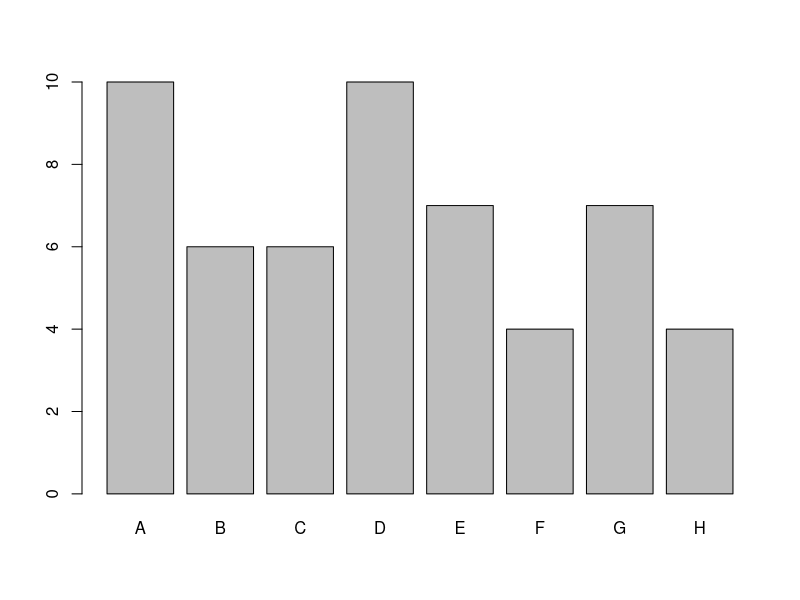
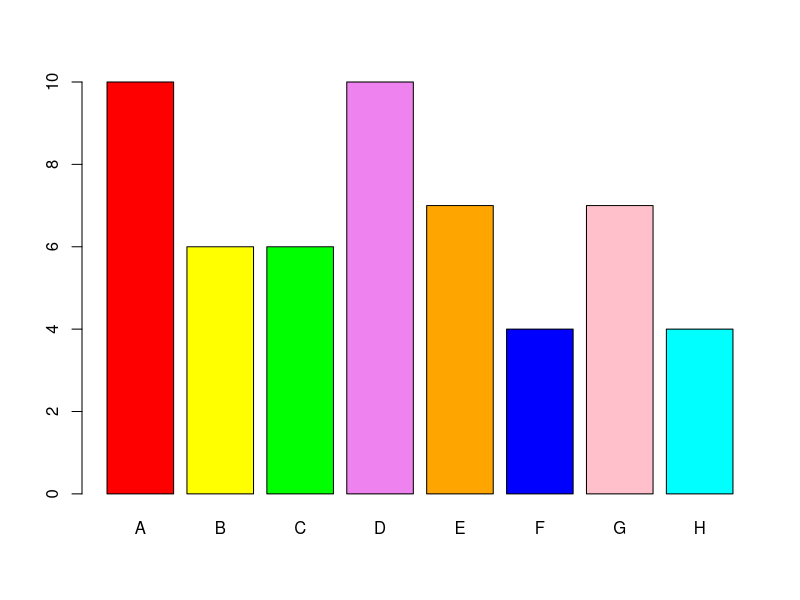
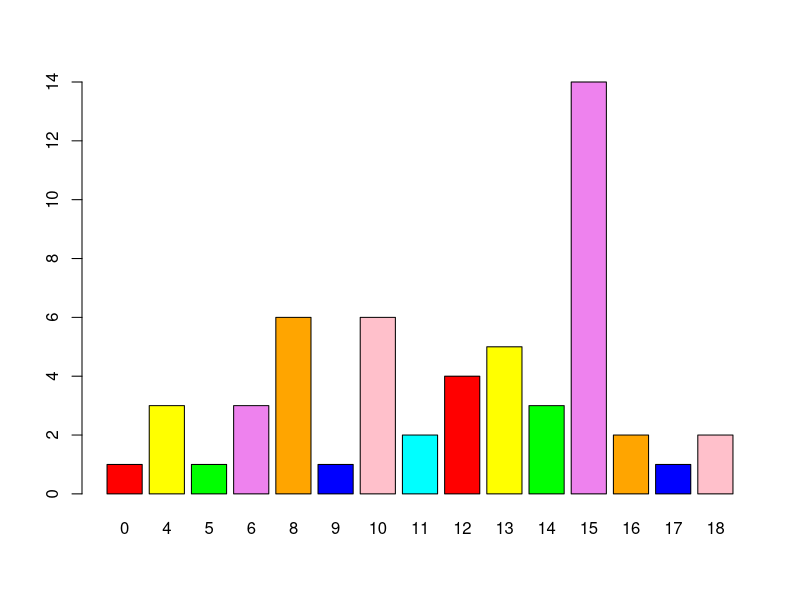
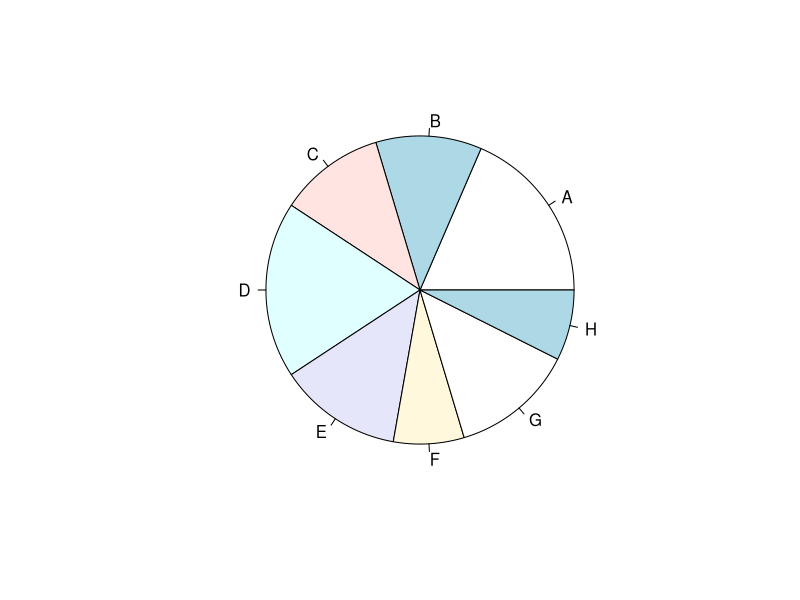
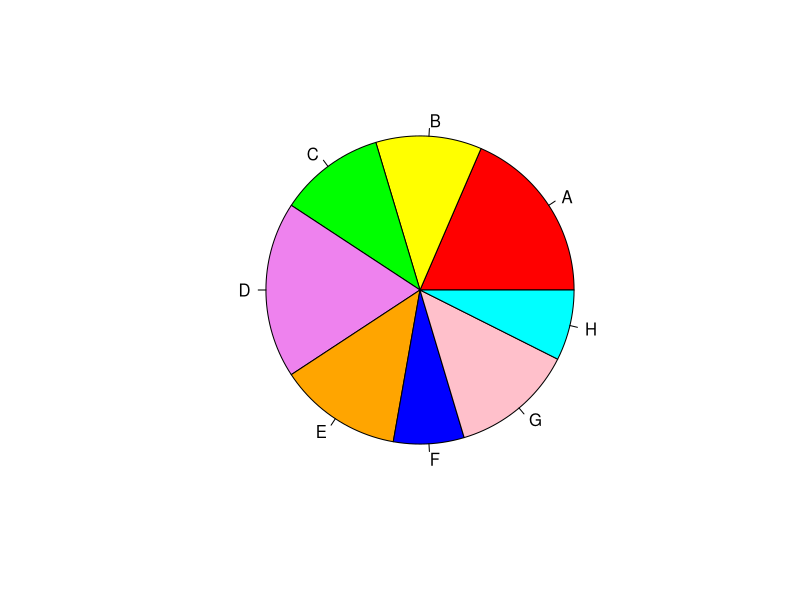
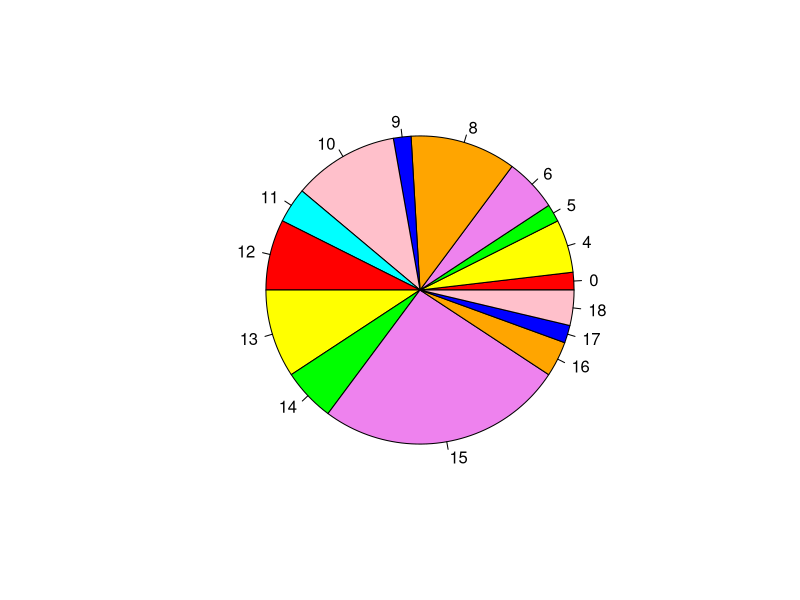
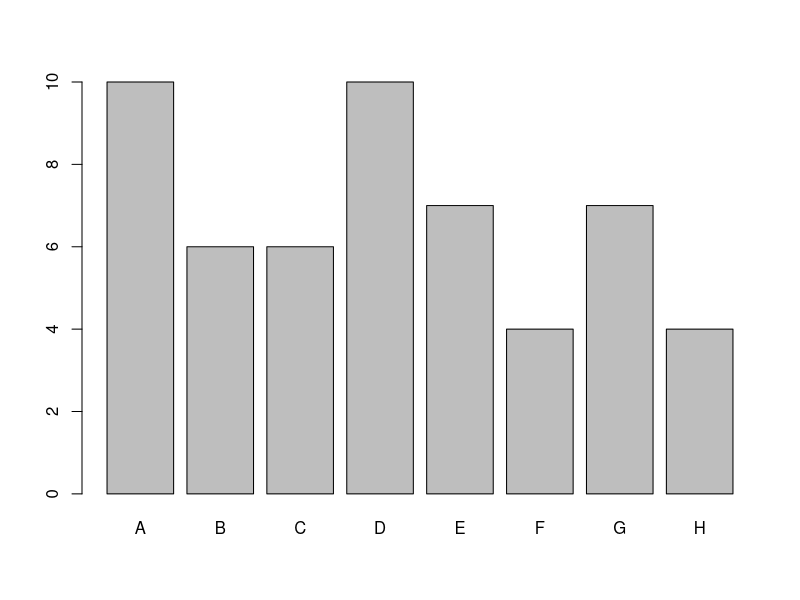
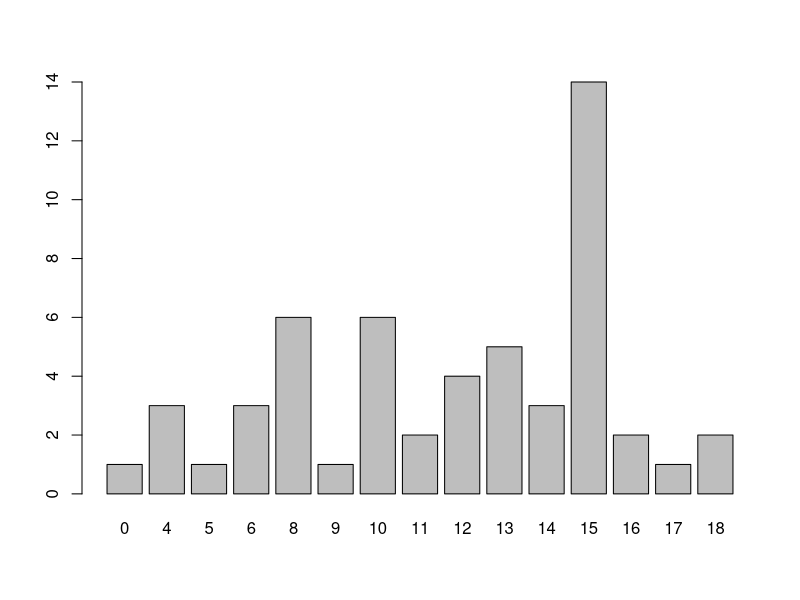

Recreate these plots in R, in order.
###########################################################
#
# Copyright (C) 2012 by Chi Yau
# All rights reserved
#
# http://www.r-tutor.com
#


################################
# c06
library(MASS)
head(painters)


################################
# c06-s01
school = painters$School
school.freq = table(school)

school.freq

cbind(school.freq)

# Ex 1
comp = painters$Composition
comp.freq = table(comp)

comp.freq

cbind(comp.freq)

# Ex 2
school = painters$School
school.freq = table(school)
school.freq.max = max(school.freq)
school.freq.max

L = school.freq == school.freq.max
x = school.freq[L]

x = which(school.freq == school.freq.max)
names(x)

y = which.max(school.freq)
names(y)


################################
# c06-s02
school = painters$School
school.freq = table(school)
school.relfreq = school.freq / nrow(painters)

old = options(digits=1)
school.relfreq
options(old)

old = options(digits=3)
cbind(school.relfreq*100)
options(old)

# Ex
comp = painters$Composition
comp.freq = table(comp)
comp.relfreq = comp.freq / nrow(painters)

old = options(digits=1)
comp.relfreq
options(old)

old = options(digits=3)
cbind(comp.relfreq*100)
options(old)


################################
# c06-s03
school = painters$School
school.freq = table(school)
barplot(school.freq) 

colors = c("red", "yellow", "green", "violet", "orange", "blue", "pink", "cyan") 
barplot(school.freq, col=colors)

# Ex
comp = painters$Composition
comp.freq = table(comp)
colors = c("red", "yellow", "green", "violet", "orange", "blue", "pink", "cyan") 
barplot(comp.freq, col=colors)


################################
# c06-s04
school = painters$School
school.freq = table(school)
pie(school.freq) 

colors = c("red", "yellow", "green", "violet", "orange", "blue", "pink", "cyan") 
pie(school.freq, col=colors)

# Ex
comp = painters$Composition
comp.freq = table(comp)
colors = c("red", "yellow", "green", "violet", "orange", "blue", "pink", "cyan") 
pie(comp.freq, col=colors)


################################
# c06-s05
school = painters$School
c_school = school == "C"
c_painters = painters[c_school, ]
mean(c_painters$Composition)

tapply(painters$Composition, painters$School, mean)

# Ex 1
comp = painters$Composition
school = painters$School

comp.school.max = tapply(comp, school, max)
comp.school.max

comp.max.all = max(comp)
comp.max.all

x = which(comp.school.max == comp.max.all)
names(x)

# Ex 2
colour = painters$Colour
x = which(colour >= 14)
length(x)/nrow(painters)



################################
# figures

# categorical-data1x
png(file="categorical-data1x.png", width=450, height=450)
barplot(table(painters$School))
dev.off()

# categorical-data1xz
png(file="categorical-data1xz.png", width=450, height=450)
barplot(table(painters$Composition))
dev.off()

# categorical-data2x
png(file="categorical-data2x.png", width=450, height=450)
colors = c("red", "yellow", "green", "violet", "orange", "blue", "pink", "cyan") 
barplot(table(painters$School), col=colors)
dev.off()

# categorical-data3x
png(file="categorical-data3x.png", width=450, height=450)
pie(table(painters$School))
dev.off()

# categorical-data3xz
png(file="categorical-data3xz.png", width=450, height=450)
pie(table(painters$Composition))
dev.off()

# categorical-data4x
png(file="categorical-data4x.png", width=450, height=450)
colors = c("red", "yellow", "green", "violet", "orange", "blue", "pink", "cyan") 
pie(table(painters$School), col=colors)
dev.off()




